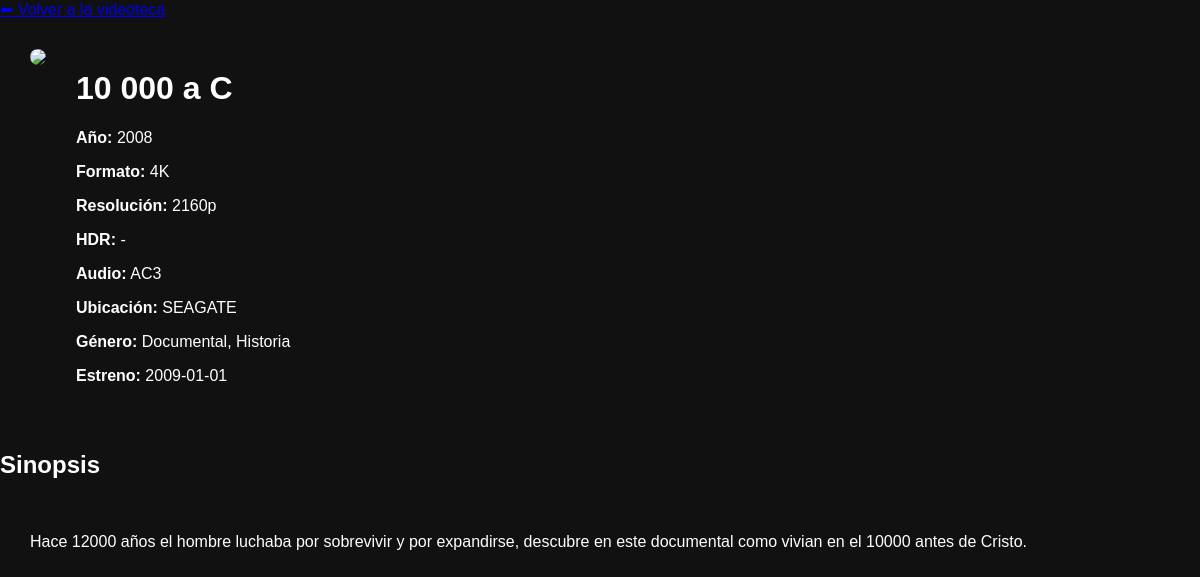
Screenshot of /pelicula/1 with the database file from the repository.
### tables this page shows
CREATE TABLE "peliculas" (
"ID" INTEGER,
  "Titulo" TEXT,
  "Anio" REAL,
  "Formato" TEXT,
  "Resolucion" TEXT,
  "HDR" TEXT,
  "Audio" TEXT,
  "RutaCaratula" TEXT,
  "Ubicacion" TEXT,
  "TextoOriginal" TEXT,
  "Sinopsis" TEXT,
  "Genero" TEXT,
  "FechaEstreno" TEXT,
  "TituloOriginal" TEXT
);

### app.py (the view)
@app.route("/pelicula/<int:id>")
def pelicula(id):
    con = conexion()
    cur = con.cursor()
    cur.execute(
        """
        SELECT *
        FROM peliculas
        WHERE rowid=?
        """,
        (id,)
    )
    pelicula = cur.fetchone()
    con.close()
    return render_template(
        "pelicula.html",
        pelicula=pelicula
    )

### app.py (called while the page is built)
def conexion():
    con = sqlite3.connect(
        "peliculas.db"
    )
    con.row_factory = sqlite3.Row
    return con

### templates/pelicula.html (shortened to what this page needs)
<!DOCTYPE html>
<html lang="es">
<head>
    <link rel="stylesheet"
          href="{{ url_for('static',
                           filename='css/style.css') }}">
</head>
<body>
<a class="volver" href="/">⬅ Volver a la videoteca</a>
<div class="detalle">
    <div class="poster-grande">
        {% if pelicula["RutaCaratula"] %}
        <img src="/static/caratulas/{{ pelicula['RutaCaratula'].split('\\')[-1].replace(':','') }}">
        {% endif %}
    </div>
    <div class="info">
        <h1>{{ pelicula["Titulo"] }}</h1>
        <p>
            <strong>Año:</strong>
            {{ pelicula["Anio"]|int }}
        </p>
        <p>
            <strong>Formato:</strong>
            {{ pelicula["Formato"] if pelicula["Formato"] else "-" }}
        </p>
        <p>
            <strong>Resolución:</strong>
            {{ "-" if pelicula["Resolucion"] in [None, "None", ""] else pelicula["Resolucion"] }}
        </p>
        <p>
            <strong>HDR:</strong>
            {{ "-" if pelicula["HDR"] in [None, "None", ""] else pelicula["HDR"] }}
        </p>
        <p>
            <strong>Audio:</strong>
            {{ pelicula["Audio"] if pelicula["Audio"] else "-" }}
        </p>
        <p>
            <strong>Ubicación:</strong>
            {{ pelicula["Ubicacion"] if pelicula["Ubicacion"] else "-" }}
        </p>
        <p>
            <strong>Género:</strong>
            {{ pelicula["Genero"] if pelicula["Genero"] else "-" }}
        </p>
        <p>
            <strong>Estreno:</strong>
            {{ pelicula["FechaEstreno"] if pelicula["FechaEstreno"] else "-" }}
        </p>
    </div>
</div>
<h2>Sinopsis</h2>
<div class="sinopsis">
    {{ pelicula["Sinopsis"] }}
</div>
</body>
</html>

### static/css/style.css (style rules this page uses)
body { background:#111; color:white; font-family:Arial; margin:0; }
.detalle { display:flex; flex-wrap:wrap; gap:30px; padding:30px; }
.poster-grande img { width:300px; border-radius:10px; }
.info { flex:1; }
.sinopsis { padding:30px; line-height:1.6; }

### rows the page displays
peliculas: Titulo "10 000 a C", Anio "2008", Formato "4K", Resolucion "2160p", Audio "AC3", Ubicacion "SEAGATE", Genero "Documental, Historia", FechaEstreno "2009-01-01", Sinopsis "Hace 12000 años el hombre luchaba por sobrevivir y por expandirse, descubre en este documental como vivian en el 10000 antes de Cristo."

### other values shown
{{ "-" if pelicula["HDR"] in [None, "None", ""] else pelicula["HDR"] }} "-"
